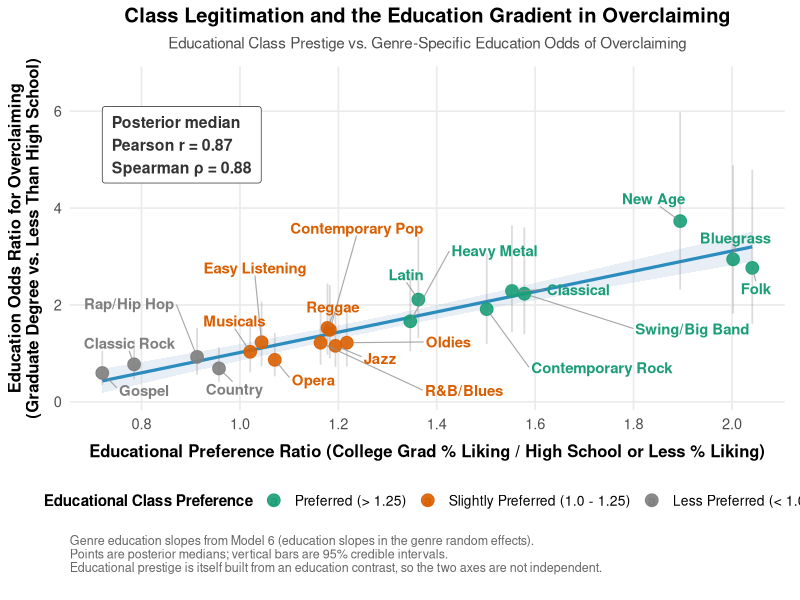

This chart was generated by the following R code:
#' @title Figure 7 preview: education-by-genre overclaiming odds against prestige
#' @description Companion to Figure 6, using Model 6 (education slopes in the
#'   genre random effects) instead of Model 4 (arts slopes). For each genre the
#'   plot pairs the genre-specific education slope for overclaiming, expressed
#'   as an odds ratio across the full six-category range of education, with the
#'   genre's educational prestige (College Preference Ratio). Styled to match
#'   Figure 6: posterior medians with 95% credible intervals on the odds ratio.
#'
#'   Read from cache, not from the fit: cache/m6_educ_genre_slopes.csv holds the
#'   posterior medians and 95% bounds produced by
#'   Scripts/main/check_education_prestige_correlation.R, so this script runs in seconds and
#'   needs no fit in memory.
#'
#'   Note on interpretation: educational prestige is itself built from an
#'   education contrast, so the two axes share the education variable. Read the
#'   correlation as describing how tightly education slopes follow the prestige
#'   ordering, not as an independent causal test.
#'
#'   Output: Plots/fig7_educ_prestige_vs_odds.png

library(ggplot2)
library(ggrepel)
library(dplyr)

slopes <- read.csv("cache/m6_educ_genre_slopes.csv", stringsAsFactors = FALSE)
stopifnot(nrow(slopes) == 20)

# educ2 enters as a linear term over six ordered categories, so the full-range
# contrast is five steps (less than high school to graduate degree).
n_steps <- 5

d <- slopes %>%
  mutate(
    odds_ratio = exp(educ_slope_med * n_steps),
    or_lo = exp(educ_slope_lo * n_steps),
    or_hi = exp(educ_slope_hi * n_steps),
    pref_cat = case_when(
      ratio_col < 1.0 ~ "Less Preferred (< 1.0)",
      ratio_col >= 1.0 & ratio_col <= 1.25 ~ "Slightly Preferred (1.0 - 1.25)",
      ratio_col > 1.25 ~ "Preferred (> 1.25)"
    ),
    pref_cat = factor(
      pref_cat,
      levels = c("Preferred (> 1.25)", "Slightly Preferred (1.0 - 1.25)", "Less Preferred (< 1.0)")
    )
  )

pref_colors <- c(
  "Preferred (> 1.25)"              = "#1b9e77",
  "Slightly Preferred (1.0 - 1.25)" = "#d95f02",
  "Less Preferred (< 1.0)"          = "gray50"
)

# Annotate with the draw-level posterior correlations, so the figure reports the
# same quantity as the text rather than a correlation of point medians.
cor_tab <- read.csv("cache/m6_educ_prestige_correlations.csv", stringsAsFactors = FALSE)
r_prestige_or <- cor_tab$Median[cor_tab$Statistic == "Pearson r (education slope vs prestige)"]
rho_prestige_or <- cor_tab$Median[cor_tab$Statistic == "Spearman rho (education slope vs prestige)"]

p <- ggplot(d, aes(x = ratio_col, y = odds_ratio)) +
  geom_smooth(method = "lm", color = "#2b8cbe", fill = "#a6bddb", alpha = 0.25, linewidth = 1.1) +
  geom_errorbar(
    aes(ymin = or_lo, ymax = or_hi),
    width = 0, linewidth = 0.6, color = "gray45", alpha = 0.25
  ) +
  geom_point(aes(color = pref_cat), size = 4, alpha = 0.9) +
  geom_text_repel(
    aes(label = genre_name, color = pref_cat),
    size = 3.8, fontface = "bold",
    box.padding = 0.7, point.padding = 0.5,
    force = 18, force_pull = 0.2,
    max.overlaps = Inf, min.segment.length = 0,
    segment.color = "gray55", segment.size = 0.4, segment.alpha = 0.75,
    seed = 42
  ) +
  scale_color_manual(values = pref_colors, name = "Educational Class Preference") +
  annotate(
    "label",
    x = min(d$ratio_col), y = max(d$or_hi) * 1.02,
    label = sprintf("Posterior median\nPearson r = %.2f\nSpearman \u03c1 = %.2f", r_prestige_or, rho_prestige_or),
    hjust = 0, vjust = 1, size = 4, fontface = "bold",
    fill = "white", color = "gray20", label.padding = unit(0.5, "lines")
  ) +
  scale_x_continuous(breaks = seq(0.6, 2.2, by = 0.2)) +
  scale_y_continuous(expand = expansion(mult = c(0.06, 0.14))) +
  theme_minimal(base_size = 13) +
  theme(
    plot.title = element_text(face = "bold", size = 14.5, hjust = 0.5),
    plot.subtitle = element_text(size = 11, hjust = 0.5, color = "gray30", margin = margin(b = 10)),
    plot.caption = element_text(size = 9, color = "gray40", hjust = 0, margin = margin(t = 10)),
    axis.title.x = element_text(face = "bold", size = 12, margin = margin(t = 8)),
    axis.title.y = element_text(face = "bold", size = 12, margin = margin(r = 8)),
    axis.text = element_text(size = 10.5),
    legend.position = "bottom",
    legend.title = element_text(face = "bold", size = 11),
    legend.text = element_text(size = 10),
    panel.grid.minor = element_blank(),
    plot.margin = margin(t = 5.5, r = 11, b = 18, l = 5.5)
  ) +
  labs(
    title = "Class Legitimation and the Education Gradient in Overclaiming",
    subtitle = "Educational Class Prestige vs. Genre-Specific Education Odds of Overclaiming",
    x = "Educational Preference Ratio (College Grad % Liking / High School or Less % Liking)",
    y = "Education Odds Ratio for Overclaiming\n(Graduate Degree vs. Less Than High School)",
    caption = paste(
      "Genre education slopes from Model 6 (education slopes in the genre random effects).",
      "Points are posterior medians; vertical bars are 95% credible intervals.",
      "Educational prestige is itself built from an education contrast, so the two axes are not independent.",
      sep = "\n"
    )
  )

dir.create("Plots", showWarnings = FALSE)
ggsave("Plots/fig7_educ_prestige_vs_odds.png", p, width = 9.5, height = 7, dpi = 300, bg = "white")
cat("Saved Plots/fig7_educ_prestige_vs_odds.png\n")
print(d[, c("genre_name", "ratio_col", "odds_ratio", "or_lo", "or_hi", "pref_cat")])
